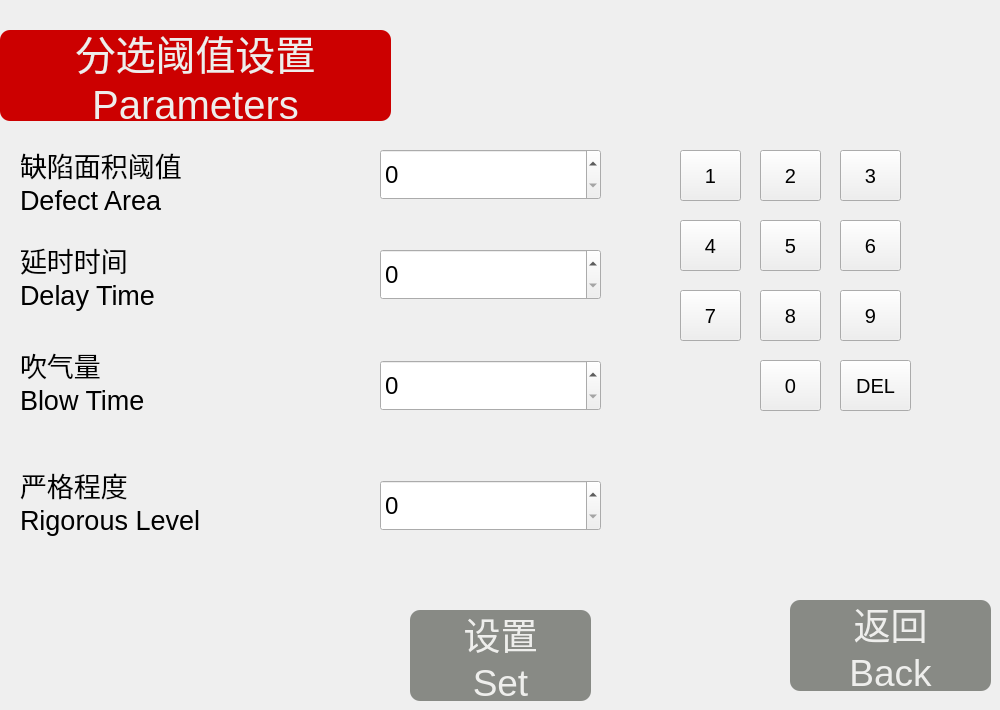
   <widget class="QWidget" name="tab_5">
    <attribute name="title">
     <string>tab_5</string>
    </attribute>
    <widget class="QLabel" name="label_5_2">
     <property name="geometry">
      <rect>
       <x>20</x>
       <y>150</y>
       <width>331</width>
       <height>61</height>
      </rect>
     </property>
     <property name="font">
      <font>
       <pointsize>20</pointsize>
      </font>
     </property>
     <property name="text">
      <string>缺陷面积阈值
Defect Area</string>
     </property>
    </widget>
    <widget class="QLabel" name="label_5_3">
     <property name="geometry">
      <rect>
       <x>20</x>
       <y>240</y>
       <width>331</width>
       <height>71</height>
      </rect>
     </property>
     <property name="font">
      <font>
       <pointsize>20</pointsize>
      </font>
     </property>
     <property name="text">
      <string>延时时间
Delay Time</string>
     </property>
    </widget>
    <widget class="QSpinBox" name="area_spinBox">
     <property name="geometry">
      <rect>
       <x>380</x>
       <y>149</y>
       <width>221</width>
       <height>51</height>
      </rect>
     </property>
     <property name="font">
      <font>
       <pointsize>18</pointsize>
      </font>
     </property>
    </widget>
    <widget class="QSpinBox" name="delay_spinBox">
     <property name="geometry">
      <rect>
       <x>380</x>
       <y>249</y>
       <width>221</width>
       <height>51</height>
      </rect>
     </property>
     <property name="font">
      <font>
       <pointsize>18</pointsize>
      </font>
     </property>
    </widget>
    <widget class="QLabel" name="label_5_1">
     <property name="geometry">
      <rect>
       <x>0</x>
       <y>30</y>
       <width>391</width>
       <height>91</height>
      </rect>
     </property>
     <property name="font">
      <font>
       <pointsize>30</pointsize>
      </font>
     </property>
     <property name="styleSheet">
      <string notr="true">color: rgb(238, 238, 236);
background-color: rgb(204, 0, 0);
border-radius:10px;</string>
     </property>
     <property name="text">
      <string>分选阈值设置
Parameters</string>
     </property>
     <property name="alignment">
      <set>Qt::AlignCenter</set>
     </property>
    </widget>
    <widget class="QPushButton" name="btn_Tab5_3">
     <property name="geometry">
      <rect>
       <x>790</x>
       <y>600</y>
       <width>201</width>
       <height>91</height>
      </rect>
     </property>
     <property name="font">
      <font>
       <pointsize>28</pointsize>
      </font>
     </property>
     <property name="styleSheet">
      <string notr="true">color: rgb(238, 238, 236);
background-color: rgb(136, 138, 133);
border-radius:10px;</string>
     </property>
     <property name="text">
      <string>返回
Back</string>
     </property>
    </widget>
    <widget class="QPushButton" name="btn_set_thereshold">
     <property name="geometry">
      <rect>
       <x>410</x>
       <y>610</y>
       <width>181</width>
       <height>91</height>
      </rect>
     </property>
     <property name="font">
      <font>
       <pointsize>28</pointsize>
      </font>
     </property>
     <property name="styleSheet">
      <string notr="true">color: rgb(238, 238, 236);
background-color: rgb(136, 138, 133);
border-radius:10px;</string>
     </property>
     <property name="text">
      <string>设置
Set</string>
     </property>
    </widget>
    <widget class="QLabel" name="label_5_4">
     <property name="geometry">
      <rect>
       <x>20</x>
       <y>350</y>
       <width>331</width>
       <height>61</height>
      </rect>
     </property>
     <property name="font">
      <font>
       <pointsize>20</pointsize>
      </font>
     </property>
     <property name="text">
      <string>吹气量
Blow Time</string>
     </property>
    </widget>
    <widget class="QSpinBox" name="blow_time_spinbox">
     <property name="geometry">
      <rect>
       <x>380</x>
       <y>360</y>
       <width>221</width>
       <height>51</height>
      </rect>
     </property>
     <property name="font">
      <font>
       <pointsize>18</pointsize>
      </font>
     </property>
    </widget>
    <widget class="QPushButton" name="btn2">
     <property name="geometry">
      <rect>
       <x>760</x>
       <y>150</y>
       <width>61</width>
       <height>51</height>
      </rect>
     </property>
     <property name="font">
      <font>
       <pointsize>15</pointsize>
      </font>
     </property>
     <property name="text">
      <string>2</string>
     </property>
    </widget>
    <widget class="QPushButton" name="btn3">
     <property name="geometry">
      <rect>
       <x>840</x>
       <y>150</y>
       <width>61</width>
       <height>51</height>
      </rect>
     </property>
     <property name="font">
      <font>
       <pointsize>15</pointsize>
      </font>
     </property>
     <property name="text">
      <string>3</string>
     </property>
    </widget>
    <widget class="QPushButton" name="btn4">
     <property name="geometry">
      <rect>
       <x>680</x>
       <y>220</y>
       <width>61</width>
       <height>51</height>
      </rect>
     </property>
     <property name="font">
      <font>
       <pointsize>15</pointsize>
      </font>
     </property>
     <property name="text">
      <string>4</string>
     </property>
    </widget>
    <widget class="QPushButton" name="btn5">
     <property name="geometry">
      <rect>
       <x>760</x>
       <y>220</y>
       <width>61</width>
       <height>51</height>
      </rect>
     </property>
     <property name="font">
      <font>
       <pointsize>15</pointsize>
      </font>
     </property>
     <property name="text">
      <string>5</string>
     </property>
    </widget>
    <widget class="QPushButton" name="btn6">
     <property name="geometry">
      <rect>
       <x>840</x>
       <y>220</y>
       <width>61</width>
       <height>51</height>
      </rect>
     </property>
     <property name="font">
      <font>
       <pointsize>15</pointsize>
      </font>
     </property>
     <property name="text">
      <string>6</string>
     </property>
    </widget>
    <widget class="QPushButton" name="btn7">
     <property name="geometry">
      <rect>
       <x>680</x>
       <y>290</y>
       <width>61</width>
       <height>51</height>
      </rect>
     </property>
     <property name="font">
      <font>
       <pointsize>15</pointsize>
      </font>
     </property>
     <property name="text">
      <string>7</string>
     </property>
    </widget>
    <widget class="QPushButton" name="btn8">
     <property name="geometry">
      <rect>
       <x>760</x>
       <y>290</y>
       <width>61</width>
       <height>51</height>
      </rect>
     </property>
     <property name="font">
      <font>
       <pointsize>15</pointsize>
      </font>
     </property>
     <property name="text">
      <string>8</string>
     </property>
    </widget>
    <widget class="QPushButton" name="btn9">
     <property name="geometry">
      <rect>
       <x>840</x>
       <y>290</y>
       <width>61</width>
       <height>51</height>
      </rect>
     </property>
     <property name="font">
      <font>
       <pointsize>15</pointsize>
      </font>
     </property>
     <property name="text">
      <string>9</string>
     </property>
    </widget>
    <widget class="QPushButton" name="btn_DEL">
     <property name="geometry">
      <rect>
       <x>840</x>
       <y>360</y>
       <width>71</width>
       <height>51</height>
      </rect>
     </property>
     <property name="font">
      <font>
       <pointsize>15</pointsize>
      </font>
     </property>
     <property name="text">
      <string>DEL</string>
     </property>
    </widget>
    <widget class="QPushButton" name="btn1">
     <property name="geometry">
      <rect>
       <x>680</x>
       <y>150</y>
       <width>61</width>
       <height>51</height>
      </rect>
     </property>
     <property name="font">
      <font>
       <pointsize>15</pointsize>
      </font>
     </property>
     <property name="text">
      <string>1</string>
     </property>
    </widget>
    <widget class="QPushButton" name="btn0">
     <property name="geometry">
      <rect>
       <x>760</x>
       <y>360</y>
       <width>61</width>
       <height>51</height>
      </rect>
     </property>
     <property name="font">
      <font>
       <pointsize>15</pointsize>
      </font>
     </property>
     <property name="text">
      <string>0</string>
     </property>
    </widget>
    <widget class="QLabel" name="label_5_5">
     <property name="geometry">
      <rect>
       <x>20</x>
       <y>460</y>
       <width>331</width>
       <height>81</height>
      </rect>
     </property>
     <property name="font">
      <font>
       <pointsize>20</pointsize>
      </font>
     </property>
     <property name="text">
      <string>严格程度
Rigorous Level</string>
     </property>
    </widget>
    <widget class="QSpinBox" name="rigorous_spinbox">
     <property name="geometry">
      <rect>
       <x>380</x>
       <y>480</y>
       <width>221</width>
       <height>51</height>
      </rect>
     </property>
     <property name="font">
      <font>
       <pointsize>18</pointsize>
      </font>
     </property>
    </widget>
   </widget>
